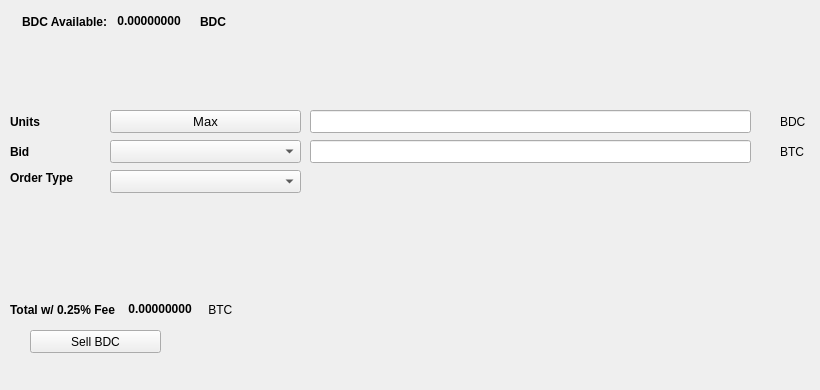
   <widget class="QWidget" name="SellTab">
    <attribute name="title">
     <string>Sell</string>
    </attribute>
    <widget class="QLabel" name="label_16">
     <property name="geometry">
      <rect>
       <x>780</x>
       <y>140</y>
       <width>31</width>
       <height>23</height>
      </rect>
     </property>
     <property name="text">
      <string>BTC</string>
     </property>
    </widget>
    <widget class="QComboBox" name="SellBidcomboBox">
     <property name="geometry">
      <rect>
       <x>110</x>
       <y>140</y>
       <width>191</width>
       <height>23</height>
      </rect>
     </property>
     <property name="font">
      <font>
       <pointsize>10</pointsize>
      </font>
     </property>
    </widget>
    <widget class="QLabel" name="label_18">
     <property name="geometry">
      <rect>
       <x>10</x>
       <y>110</y>
       <width>46</width>
       <height>23</height>
      </rect>
     </property>
     <property name="font">
      <font>
       <weight>75</weight>
       <bold>true</bold>
      </font>
     </property>
     <property name="text">
      <string>Units</string>
     </property>
    </widget>
    <widget class="QPushButton" name="Sell_Max_Amount">
     <property name="geometry">
      <rect>
       <x>110</x>
       <y>110</y>
       <width>191</width>
       <height>23</height>
      </rect>
     </property>
     <property name="font">
      <font>
       <pointsize>10</pointsize>
      </font>
     </property>
     <property name="text">
      <string>Max</string>
     </property>
    </widget>
    <widget class="QLabel" name="label_20">
     <property name="geometry">
      <rect>
       <x>10</x>
       <y>170</y>
       <width>91</width>
       <height>16</height>
      </rect>
     </property>
     <property name="font">
      <font>
       <weight>75</weight>
       <bold>true</bold>
      </font>
     </property>
     <property name="text">
      <string>Order Type</string>
     </property>
    </widget>
    <widget class="QComboBox" name="SellOrdertypeCombo">
     <property name="geometry">
      <rect>
       <x>110</x>
       <y>170</y>
       <width>191</width>
       <height>23</height>
      </rect>
     </property>
     <property name="font">
      <font>
       <pointsize>10</pointsize>
      </font>
     </property>
    </widget>
    <widget class="QLabel" name="label_21">
     <property name="geometry">
      <rect>
       <x>10</x>
       <y>140</y>
       <width>46</width>
       <height>23</height>
      </rect>
     </property>
     <property name="font">
      <font>
       <weight>75</weight>
       <bold>true</bold>
      </font>
     </property>
     <property name="text">
      <string>Bid</string>
     </property>
    </widget>
    <widget class="QLabel" name="label_22">
     <property name="geometry">
      <rect>
       <x>780</x>
       <y>110</y>
       <width>31</width>
       <height>23</height>
      </rect>
     </property>
     <property name="text">
      <string>BDC</string>
     </property>
    </widget>
    <widget class="QLineEdit" name="UnitsInputBDC">
     <property name="geometry">
      <rect>
       <x>310</x>
       <y>110</y>
       <width>441</width>
       <height>23</height>
      </rect>
     </property>
     <property name="font">
      <font>
       <pointsize>9</pointsize>
       <weight>75</weight>
       <bold>true</bold>
      </font>
     </property>
    </widget>
    <widget class="QLineEdit" name="SellBidPriceEdit">
     <property name="geometry">
      <rect>
       <x>310</x>
       <y>140</y>
       <width>441</width>
       <height>23</height>
      </rect>
     </property>
     <property name="font">
      <font>
       <pointsize>9</pointsize>
       <weight>75</weight>
       <bold>true</bold>
      </font>
     </property>
    </widget>
    <widget class="QPushButton" name="SellBDCBTN">
     <property name="geometry">
      <rect>
       <x>30</x>
       <y>330</y>
       <width>131</width>
       <height>23</height>
      </rect>
     </property>
     <property name="text">
      <string>Sell BDC</string>
     </property>
     <property name="icon">
      <iconset resource="../boondevcoin">
       <normaloff>:/icons/bitcoin</normaloff>:/icons/bitcoin</iconset>
     </property>
    </widget>
    <widget class="QWidget" name="layoutWidget3">
     <property name="geometry">
      <rect>
       <x>22</x>
       <y>12</y>
       <width>258</width>
       <height>19</height>
      </rect>
     </property>
     <layout class="QHBoxLayout" name="horizontalLayout">
      <item>
       <widget class="QLabel" name="label232_2">
        <property name="font">
         <font>
          <weight>75</weight>
          <bold>true</bold>
         </font>
        </property>
        <property name="text">
         <string>BDC Available:</string>
        </property>
       </widget>
      </item>
      <item>
       <widget class="QLabel" name="BDCAvailableLabel">
        <property name="palette">
         <palette>
          <active>
           <colorrole role="WindowText">
            <brush brushstyle="SolidPattern">
             <color alpha="255">
              <red>0</red>
              <green>0</green>
              <blue>0</blue>
             </color>
            </brush>
           </colorrole>
           <colorrole role="Button">
            <brush brushstyle="SolidPattern">
             <color alpha="255">
              <red>0</red>
              <green>170</green>
              <blue>0</blue>
             </color>
            </brush>
           </colorrole>
           <colorrole role="Light">
            <brush brushstyle="SolidPattern">
             <color alpha="255">
              <red>0</red>
              <green>255</green>
              <blue>0</blue>
             </color>
            </brush>
           </colorrole>
           <colorrole role="Midlight">
            <brush brushstyle="SolidPattern">
             <color alpha="255">
              <red>0</red>
              <green>212</green>
              <blue>0</blue>
             </color>
            </brush>
           </colorrole>
           <colorrole role="Dark">
            <brush brushstyle="SolidPattern">
             <color alpha="255">
              <red>0</red>
              <green>85</green>
              <blue>0</blue>
             </color>
            </brush>
           </colorrole>
           <colorrole role="Mid">
            <brush brushstyle="SolidPattern">
             <color alpha="255">
              <red>0</red>
              <green>113</green>
              <blue>0</blue>
             </color>
            </brush>
           </colorrole>
           <colorrole role="Text">
            <brush brushstyle="SolidPattern">
             <color alpha="255">
              <red>0</red>
              <green>170</green>
              <blue>0</blue>
             </color>
            </brush>
           </colorrole>
           <colorrole role="BrightText">
            <brush brushstyle="SolidPattern">
             <color alpha="255">
              <red>255</red>
              <green>255</green>
              <blue>255</blue>
             </color>
            </brush>
           </colorrole>
           <colorrole role="ButtonText">
            <brush brushstyle="SolidPattern">
             <color alpha="255">
              <red>0</red>
              <green>0</green>
              <blue>0</blue>
             </color>
            </brush>
           </colorrole>
           <colorrole role="Base">
            <brush brushstyle="SolidPattern">
             <color alpha="255">
              <red>255</red>
              <green>255</green>
              <blue>255</blue>
             </color>
            </brush>
           </colorrole>
           <colorrole role="Window">
            <brush brushstyle="SolidPattern">
             <color alpha="255">
              <red>0</red>
              <green>170</green>
              <blue>0</blue>
             </color>
            </brush>
           </colorrole>
           <colorrole role="Shadow">
            <brush brushstyle="SolidPattern">
             <color alpha="255">
              <red>0</red>
              <green>0</green>
              <blue>0</blue>
             </color>
            </brush>
           </colorrole>
           <colorrole role="AlternateBase">
            <brush brushstyle="SolidPattern">
             <color alpha="255">
              <red>127</red>
              <green>212</green>
              <blue>127</blue>
             </color>
            </brush>
           </colorrole>
           <colorrole role="ToolTipBase">
            <brush brushstyle="SolidPattern">
             <color alpha="255">
              <red>255</red>
              <green>255</green>
              <blue>220</blue>
             </color>
            </brush>
           </colorrole>
           <colorrole role="ToolTipText">
            <brush brushstyle="SolidPattern">
             <color alpha="255">
              <red>0</red>
              <green>0</green>
              <blue>0</blue>
             </color>
            </brush>
           </colorrole>
          </active>
          <inactive>
           <colorrole role="WindowText">
            <brush brushstyle="SolidPattern">
             <color alpha="255">
              <red>0</red>
              <green>0</green>
              <blue>0</blue>
             </color>
            </brush>
           </colorrole>
           <colorrole role="Button">
            <brush brushstyle="SolidPattern">
             <color alpha="255">
              <red>0</red>
              <green>170</green>
              <blue>0</blue>
             </color>
            </brush>
           </colorrole>
           <colorrole role="Light">
            <brush brushstyle="SolidPattern">
             <color alpha="255">
              <red>0</red>
              <green>255</green>
              <blue>0</blue>
             </color>
            </brush>
           </colorrole>
           <colorrole role="Midlight">
            <brush brushstyle="SolidPattern">
             <color alpha="255">
              <red>0</red>
              <green>212</green>
              <blue>0</blue>
             </color>
            </brush>
           </colorrole>
           <colorrole role="Dark">
            <brush brushstyle="SolidPattern">
             <color alpha="255">
              <red>0</red>
              <green>85</green>
              <blue>0</blue>
             </color>
            </brush>
           </colorrole>
           <colorrole role="Mid">
            <brush brushstyle="SolidPattern">
             <color alpha="255">
              <red>0</red>
              <green>113</green>
              <blue>0</blue>
             </color>
            </brush>
           </colorrole>
           <colorrole role="Text">
            <brush brushstyle="SolidPattern">
             <color alpha="255">
              <red>0</red>
              <green>170</green>
              <blue>0</blue>
             </color>
            </brush>
           </colorrole>
           <colorrole role="BrightText">
            <brush brushstyle="SolidPattern">
             <color alpha="255">
              <red>255</red>
              <green>255</green>
              <blue>255</blue>
             </color>
            </brush>
           </colorrole>
           <colorrole role="ButtonText">
            <brush brushstyle="SolidPattern">
             <color alpha="255">
              <red>0</red>
              <green>0</green>
              <blue>0</blue>
             </color>
            </brush>
           </colorrole>
           <colorrole role="Base">
            <brush brushstyle="SolidPattern">
             <color alpha="255">
              <red>255</red>
              <green>255</green>
              <blue>255</blue>
             </color>
            </brush>
           </colorrole>
           <colorrole role="Window">
            <brush brushstyle="SolidPattern">
             <color alpha="255">
              <red>0</red>
              <green>170</green>
              <blue>0</blue>
             </color>
            </brush>
           </colorrole>
           <colorrole role="Shadow">
            <brush brushstyle="SolidPattern">
             <color alpha="255">
              <red>0</red>
              <green>0</green>
              <blue>0</blue>
             </color>
            </brush>
           </colorrole>
           <colorrole role="AlternateBase">
            <brush brushstyle="SolidPattern">
             <color alpha="255">
              <red>127</red>
              <green>212</green>
              <blue>127</blue>
             </color>
            </brush>
           </colorrole>
           <colorrole role="ToolTipBase">
            <brush brushstyle="SolidPattern">
             <color alpha="255">
              <red>255</red>
              <green>255</green>
              <blue>220</blue>
             </color>
            </brush>
           </colorrole>
           <colorrole role="ToolTipText">
            <brush brushstyle="SolidPattern">
             <color alpha="255">
              <red>0</red>
              <green>0</green>
              <blue>0</blue>
             </color>
            </brush>
           </colorrole>
          </inactive>
          <disabled>
           <colorrole role="WindowText">
            <brush brushstyle="SolidPattern">
             <color alpha="255">
              <red>0</red>
              <green>85</green>
              <blue>0</blue>
             </color>
            </brush>
           </colorrole>
           <colorrole role="Button">
            <brush brushstyle="SolidPattern">
             <color alpha="255">
              <red>0</red>
              <green>170</green>
              <blue>0</blue>
             </color>
            </brush>
           </colorrole>
           <colorrole role="Light">
            <brush brushstyle="SolidPattern">
             <color alpha="255">
              <red>0</red>
              <green>255</green>
              <blue>0</blue>
             </color>
            </brush>
           </colorrole>
           <colorrole role="Midlight">
            <brush brushstyle="SolidPattern">
             <color alpha="255">
              <red>0</red>
              <green>212</green>
              <blue>0</blue>
             </color>
            </brush>
           </colorrole>
           <colorrole role="Dark">
            <brush brushstyle="SolidPattern">
             <color alpha="255">
              <red>0</red>
              <green>85</green>
              <blue>0</blue>
             </color>
            </brush>
           </colorrole>
           <colorrole role="Mid">
            <brush brushstyle="SolidPattern">
             <color alpha="255">
              <red>0</red>
              <green>113</green>
              <blue>0</blue>
             </color>
            </brush>
           </colorrole>
           <colorrole role="Text">
            <brush brushstyle="SolidPattern">
             <color alpha="255">
              <red>0</red>
              <green>85</green>
              <blue>0</blue>
             </color>
            </brush>
           </colorrole>
           <colorrole role="BrightText">
            <brush brushstyle="SolidPattern">
             <color alpha="255">
              <red>255</red>
              <green>255</green>
              <blue>255</blue>
             </color>
            </brush>
           </colorrole>
           <colorrole role="ButtonText">
            <brush brushstyle="SolidPattern">
             <color alpha="255">
              <red>0</red>
              <green>85</green>
              <blue>0</blue>
             </color>
            </brush>
           </colorrole>
           <colorrole role="Base">
            <brush brushstyle="SolidPattern">
             <color alpha="255">
              <red>0</red>
              <green>170</green>
              <blue>0</blue>
             </color>
            </brush>
           </colorrole>
           <colorrole role="Window">
            <brush brushstyle="SolidPattern">
             <color alpha="255">
              <red>0</red>
              <green>170</green>
              <blue>0</blue>
             </color>
            </brush>
           </colorrole>
           <colorrole role="Shadow">
            <brush brushstyle="SolidPattern">
             <color alpha="255">
              <red>0</red>
              <green>0</green>
              <blue>0</blue>
             </color>
            </brush>
           </colorrole>
           <colorrole role="AlternateBase">
            <brush brushstyle="SolidPattern">
             <color alpha="255">
              <red>0</red>
              <green>170</green>
              <blue>0</blue>
             </color>
            </brush>
           </colorrole>
           <colorrole role="ToolTipBase">
            <brush brushstyle="SolidPattern">
             <color alpha="255">
              <red>255</red>
              <green>255</green>
              <blue>220</blue>
             </color>
            </brush>
           </colorrole>
           <colorrole role="ToolTipText">
            <brush brushstyle="SolidPattern">
             <color alpha="255">
              <red>0</red>
              <green>0</green>
              <blue>0</blue>
             </color>
            </brush>
           </colorrole>
          </disabled>
         </palette>
        </property>
        <property name="font">
         <font>
          <weight>75</weight>
          <bold>true</bold>
         </font>
        </property>
        <property name="text">
         <string> 0.00000000 </string>
        </property>
        <property name="textInteractionFlags">
         <set>Qt::LinksAccessibleByMouse|Qt::TextSelectableByKeyboard|Qt::TextSelectableByMouse</set>
        </property>
       </widget>
      </item>
      <item>
       <widget class="QLabel" name="labelBDC">
        <property name="font">
         <font>
          <weight>75</weight>
          <bold>true</bold>
         </font>
        </property>
        <property name="text">
         <string>BDC</string>
        </property>
       </widget>
      </item>
     </layout>
    </widget>
    <widget class="QWidget" name="layoutWidget">
     <property name="geometry">
      <rect>
       <x>10</x>
       <y>300</y>
       <width>268</width>
       <height>19</height>
      </rect>
     </property>
     <layout class="QHBoxLayout" name="horizontalLayout_2">
      <item>
       <widget class="QLabel" name="label_19">
        <property name="font">
         <font>
          <weight>75</weight>
          <bold>true</bold>
         </font>
        </property>
        <property name="text">
         <string>Total w/ 0.25% Fee </string>
        </property>
       </widget>
      </item>
      <item>
       <widget class="QLabel" name="SellCostLabel">
        <property name="palette">
         <palette>
          <active>
           <colorrole role="WindowText">
            <brush brushstyle="SolidPattern">
             <color alpha="255">
              <red>0</red>
              <green>0</green>
              <blue>0</blue>
             </color>
            </brush>
           </colorrole>
           <colorrole role="Button">
            <brush brushstyle="SolidPattern">
             <color alpha="255">
              <red>0</red>
              <green>170</green>
              <blue>0</blue>
             </color>
            </brush>
           </colorrole>
           <colorrole role="Light">
            <brush brushstyle="SolidPattern">
             <color alpha="255">
              <red>0</red>
              <green>255</green>
              <blue>0</blue>
             </color>
            </brush>
           </colorrole>
           <colorrole role="Midlight">
            <brush brushstyle="SolidPattern">
             <color alpha="255">
              <red>0</red>
              <green>212</green>
              <blue>0</blue>
             </color>
            </brush>
           </colorrole>
           <colorrole role="Dark">
            <brush brushstyle="SolidPattern">
             <color alpha="255">
              <red>0</red>
              <green>85</green>
              <blue>0</blue>
             </color>
            </brush>
           </colorrole>
           <colorrole role="Mid">
            <brush brushstyle="SolidPattern">
             <color alpha="255">
              <red>0</red>
              <green>113</green>
              <blue>0</blue>
             </color>
            </brush>
           </colorrole>
           <colorrole role="Text">
            <brush brushstyle="SolidPattern">
             <color alpha="255">
              <red>0</red>
              <green>170</green>
              <blue>0</blue>
             </color>
            </brush>
           </colorrole>
           <colorrole role="BrightText">
            <brush brushstyle="SolidPattern">
             <color alpha="255">
              <red>255</red>
              <green>255</green>
              <blue>255</blue>
             </color>
            </brush>
           </colorrole>
           <colorrole role="ButtonText">
            <brush brushstyle="SolidPattern">
             <color alpha="255">
              <red>0</red>
              <green>0</green>
              <blue>0</blue>
             </color>
            </brush>
           </colorrole>
           <colorrole role="Base">
            <brush brushstyle="SolidPattern">
             <color alpha="255">
              <red>255</red>
              <green>255</green>
              <blue>255</blue>
             </color>
            </brush>
           </colorrole>
           <colorrole role="Window">
            <brush brushstyle="SolidPattern">
             <color alpha="255">
              <red>0</red>
              <green>170</green>
              <blue>0</blue>
             </color>
            </brush>
           </colorrole>
           <colorrole role="Shadow">
            <brush brushstyle="SolidPattern">
             <color alpha="255">
              <red>0</red>
              <green>0</green>
              <blue>0</blue>
             </color>
            </brush>
           </colorrole>
           <colorrole role="AlternateBase">
            <brush brushstyle="SolidPattern">
             <color alpha="255">
              <red>127</red>
              <green>212</green>
              <blue>127</blue>
             </color>
            </brush>
           </colorrole>
           <colorrole role="ToolTipBase">
            <brush brushstyle="SolidPattern">
             <color alpha="255">
              <red>255</red>
              <green>255</green>
              <blue>220</blue>
             </color>
            </brush>
           </colorrole>
           <colorrole role="ToolTipText">
            <brush brushstyle="SolidPattern">
             <color alpha="255">
              <red>0</red>
              <green>0</green>
              <blue>0</blue>
             </color>
            </brush>
           </colorrole>
          </active>
          <inactive>
           <colorrole role="WindowText">
            <brush brushstyle="SolidPattern">
             <color alpha="255">
              <red>0</red>
              <green>0</green>
              <blue>0</blue>
             </color>
            </brush>
           </colorrole>
           <colorrole role="Button">
            <brush brushstyle="SolidPattern">
             <color alpha="255">
              <red>0</red>
              <green>170</green>
              <blue>0</blue>
             </color>
            </brush>
           </colorrole>
           <colorrole role="Light">
            <brush brushstyle="SolidPattern">
             <color alpha="255">
              <red>0</red>
              <green>255</green>
              <blue>0</blue>
             </color>
            </brush>
           </colorrole>
           <colorrole role="Midlight">
            <brush brushstyle="SolidPattern">
             <color alpha="255">
              <red>0</red>
              <green>212</green>
              <blue>0</blue>
             </color>
            </brush>
           </colorrole>
           <colorrole role="Dark">
            <brush brushstyle="SolidPattern">
             <color alpha="255">
              <red>0</red>
              <green>85</green>
              <blue>0</blue>
             </color>
            </brush>
           </colorrole>
           <colorrole role="Mid">
            <brush brushstyle="SolidPattern">
             <color alpha="255">
              <red>0</red>
              <green>113</green>
              <blue>0</blue>
             </color>
            </brush>
           </colorrole>
           <colorrole role="Text">
            <brush brushstyle="SolidPattern">
             <color alpha="255">
              <red>0</red>
              <green>170</green>
              <blue>0</blue>
             </color>
            </brush>
           </colorrole>
           <colorrole role="BrightText">
            <brush brushstyle="SolidPattern">
             <color alpha="255">
              <red>255</red>
              <green>255</green>
              <blue>255</blue>
             </color>
            </brush>
           </colorrole>
           <colorrole role="ButtonText">
            <brush brushstyle="SolidPattern">
             <color alpha="255">
              <red>0</red>
              <green>0</green>
              <blue>0</blue>
             </color>
            </brush>
           </colorrole>
           <colorrole role="Base">
            <brush brushstyle="SolidPattern">
             <color alpha="255">
              <red>255</red>
              <green>255</green>
              <blue>255</blue>
             </color>
            </brush>
           </colorrole>
           <colorrole role="Window">
            <brush brushstyle="SolidPattern">
             <color alpha="255">
              <red>0</red>
              <green>170</green>
              <blue>0</blue>
             </color>
            </brush>
           </colorrole>
           <colorrole role="Shadow">
            <brush brushstyle="SolidPattern">
             <color alpha="255">
              <red>0</red>
              <green>0</green>
              <blue>0</blue>
             </color>
            </brush>
           </colorrole>
           <colorrole role="AlternateBase">
            <brush brushstyle="SolidPattern">
             <color alpha="255">
              <red>127</red>
              <green>212</green>
              <blue>127</blue>
             </color>
            </brush>
           </colorrole>
           <colorrole role="ToolTipBase">
            <brush brushstyle="SolidPattern">
             <color alpha="255">
              <red>255</red>
              <green>255</green>
              <blue>220</blue>
             </color>
            </brush>
           </colorrole>
           <colorrole role="ToolTipText">
            <brush brushstyle="SolidPattern">
             <color alpha="255">
              <red>0</red>
              <green>0</green>
              <blue>0</blue>
             </color>
            </brush>
           </colorrole>
          </inactive>
          <disabled>
           <colorrole role="WindowText">
            <brush brushstyle="SolidPattern">
             <color alpha="255">
              <red>0</red>
              <green>85</green>
              <blue>0</blue>
             </color>
            </brush>
           </colorrole>
           <colorrole role="Button">
            <brush brushstyle="SolidPattern">
             <color alpha="255">
              <red>0</red>
              <green>170</green>
              <blue>0</blue>
             </color>
            </brush>
           </colorrole>
           <colorrole role="Light">
            <brush brushstyle="SolidPattern">
             <color alpha="255">
              <red>0</red>
              <green>255</green>
              <blue>0</blue>
             </color>
            </brush>
           </colorrole>
           <colorrole role="Midlight">
            <brush brushstyle="SolidPattern">
             <color alpha="255">
              <red>0</red>
              <green>212</green>
              <blue>0</blue>
             </color>
            </brush>
           </colorrole>
           <colorrole role="Dark">
            <brush brushstyle="SolidPattern">
             <color alpha="255">
              <red>0</red>
              <green>85</green>
              <blue>0</blue>
             </color>
            </brush>
           </colorrole>
           <colorrole role="Mid">
            <brush brushstyle="SolidPattern">
             <color alpha="255">
              <red>0</red>
              <green>113</green>
              <blue>0</blue>
             </color>
            </brush>
           </colorrole>
           <colorrole role="Text">
            <brush brushstyle="SolidPattern">
             <color alpha="255">
              <red>0</red>
              <green>85</green>
              <blue>0</blue>
             </color>
            </brush>
           </colorrole>
           <colorrole role="BrightText">
            <brush brushstyle="SolidPattern">
             <color alpha="255">
              <red>255</red>
              <green>255</green>
              <blue>255</blue>
             </color>
            </brush>
           </colorrole>
           <colorrole role="ButtonText">
            <brush brushstyle="SolidPattern">
             <color alpha="255">
              <red>0</red>
              <green>85</green>
              <blue>0</blue>
             </color>
            </brush>
           </colorrole>
           <colorrole role="Base">
            <brush brushstyle="SolidPattern">
             <color alpha="255">
              <red>0</red>
              <green>170</green>
              <blue>0</blue>
             </color>
            </brush>
           </colorrole>
           <colorrole role="Window">
            <brush brushstyle="SolidPattern">
             <color alpha="255">
              <red>0</red>
              <green>170</green>
              <blue>0</blue>
             </color>
            </brush>
           </colorrole>
           <colorrole role="Shadow">
            <brush brushstyle="SolidPattern">
             <color alpha="255">
              <red>0</red>
              <green>0</green>
              <blue>0</blue>
             </color>
            </brush>
           </colorrole>
           <colorrole role="AlternateBase">
            <brush brushstyle="SolidPattern">
             <color alpha="255">
              <red>0</red>
              <green>170</green>
              <blue>0</blue>
             </color>
            </brush>
           </colorrole>
           <colorrole role="ToolTipBase">
            <brush brushstyle="SolidPattern">
             <color alpha="255">
              <red>255</red>
              <green>255</green>
              <blue>220</blue>
             </color>
            </brush>
           </colorrole>
           <colorrole role="ToolTipText">
            <brush brushstyle="SolidPattern">
             <color alpha="255">
              <red>0</red>
              <green>0</green>
              <blue>0</blue>
             </color>
            </brush>
           </colorrole>
          </disabled>
         </palette>
        </property>
        <property name="font">
         <font>
          <weight>75</weight>
          <bold>true</bold>
         </font>
        </property>
        <property name="autoFillBackground">
         <bool>false</bool>
        </property>
        <property name="text">
         <string> 0.00000000</string>
        </property>
        <property name="textInteractionFlags">
         <set>Qt::LinksAccessibleByMouse|Qt::TextSelectableByMouse</set>
        </property>
       </widget>
      </item>
      <item>
       <widget class="QLabel" name="label_17">
        <property name="font">
         <font>
          <weight>50</weight>
          <bold>false</bold>
         </font>
        </property>
        <property name="text">
         <string> BTC</string>
        </property>
       </widget>
      </item>
     </layout>
    </widget>
    <widget class="QLabel" name="label_23">
     <property name="geometry">
      <rect>
       <x>460</x>
       <y>300</y>
       <width>281</width>
       <height>81</height>
      </rect>
     </property>
     <property name="text">
      <string/>
     </property>
     <property name="pixmap">
      <pixmap>:/images/bittrex</pixmap>
     </property>
    </widget>
   </widget>
